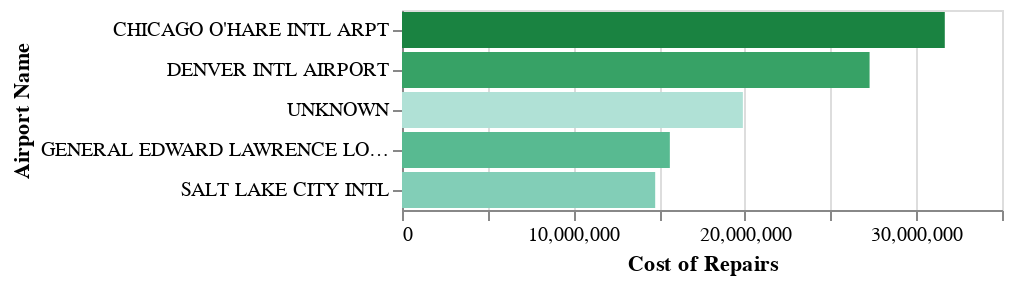

Notebook source saved alongside this figure:
### Code cell
airport_chart = alt.Chart(airport_cost).mark_bar().encode(
    x=alt.X('cost_repairs:Q', title='Cost of Repairs'),
    y=alt.Y('airport_name:O', title='Airport Name').sort('-x'),
    tooltip=['airport_name', 'cost_repairs'],
    color=alt.Color('airport_name').legend(
        None).scale(scheme='bluegreen', reverse=True))


airport_chart

### Figure 1 — Vega-Lite specification as saved in the notebook (floating-point values rounded to 4 significant figures)
{"config": {"view": {"continuousWidth": 300, "continuousHeight": 300}}, "data": {"name": "data-cf55603c378e00adad0bc3b7e371a6dd"}, "mark": {"type": "bar"}, "encoding": {"color": {"field": "airport_name", "legend": null, "scale": {"scheme": "bluegreen", "reverse": true}, "type": "nominal"}, "tooltip": [{"field": "airport_name", "type": "nominal"}, {"field": "cost_repairs", "type": "quantitative"}], "x": {"field": "cost_repairs", "title": "Cost of Repairs", "type": "quantitative"}, "y": {"field": "airport_name", "sort": "-x", "title": "Airport Name", "type": "ordinal"}}, "$schema": "https://vega.github.io/schema/vega-lite/v5.20.1.json", "datasets": {"data-cf55603c378e00adad0bc3b7e371a6dd": [{"airport_name": "CHICAGO O'HARE INTL ARPT", "cost_repairs": 31662795}, {"airport_name": "DENVER INTL AIRPORT", "cost_repairs": 27275552}, {"airport_name": "UNKNOWN", "cost_repairs": 19883870}, {"airport_name": "GENERAL EDWARD LAWRENCE LOGAN INTL ARPT", "cost_repairs": 15624206}, {"airport_name": "SALT LAKE CITY INTL", "cost_repairs": 14769719}]}}
